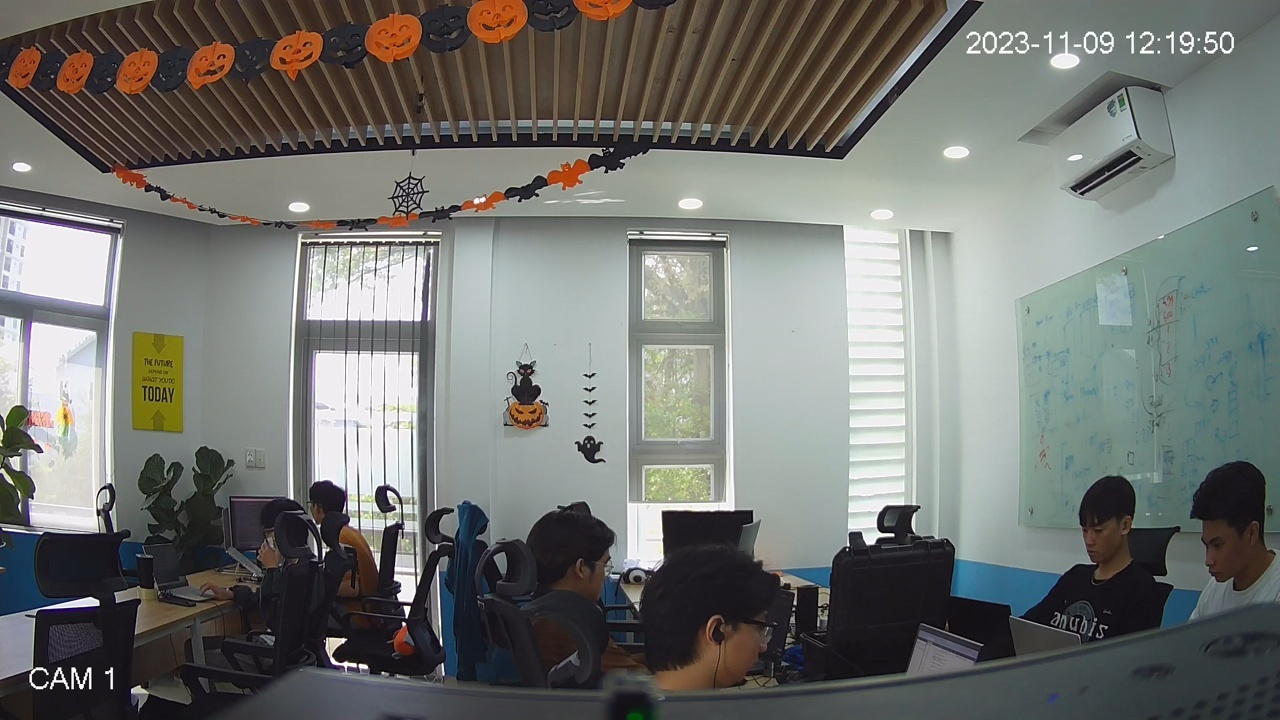
#> input picture module_fence/resources/camera-1_1_1699503578-055397.jpg, 1280 x 720 px
$ python -i utils.py   (imports and definitions only)
#> lines starting #> are read from the running program, lines starting #| are printed output that depends on the picture; after the words box and inside, x2 and y2 are one past the last pixel; in counts of white or black regions, pixels touching at a corner belong together
#> further down, picture is the input picture: shape (720, 1280, 3); mean B, G, R 111.7, 115.4, 113.4
import json
import numpy as np
import cv2
from matplotlib import path
import socket

SERVER_BE_IP = '26.30.0.242'
TRANSPARENT_SCORE = 0.3
LINE_AREA_COLOR = (94, 73, 52)

def remove_green(image):
    hsv = cv2.cvtColor(image, cv2.COLOR_BGR2HSV)
#> hsv: shape (720, 1280, 3); mean H, S, V 76.1, 41.8, 121
    lower_green = (36, 25, 25)
    upper_green = (86, 255, 255)
    mask = cv2.inRange(hsv, lower_green, upper_green)
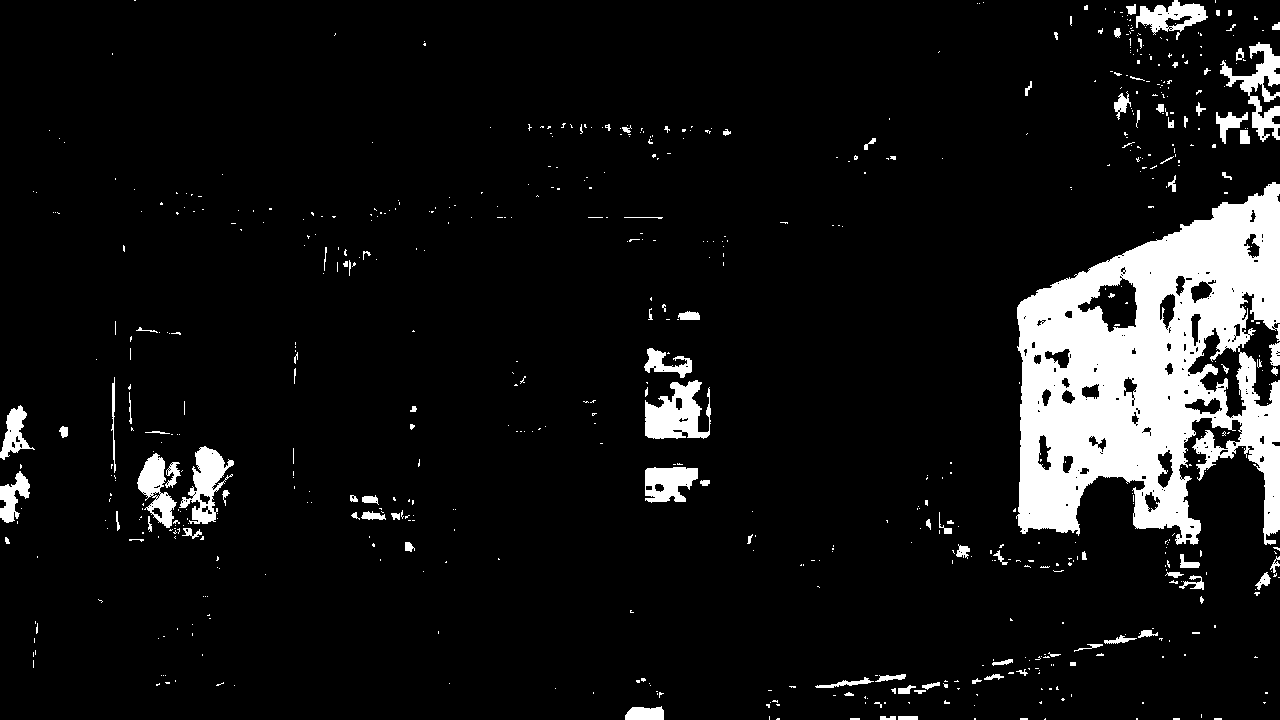
#> mask: shape (720, 1280); 8.4% white; 672 white regions (565 under 20 px), largest, box (x1, y1, x2, y2) and area: (1016, 182, 1280, 545) 55915, (645, 380, 711, 439) 2430, (1220, 42, 1280, 142) 2044
    result = cv2.bitwise_and(image, image, mask = cv2.bitwise_not(mask))
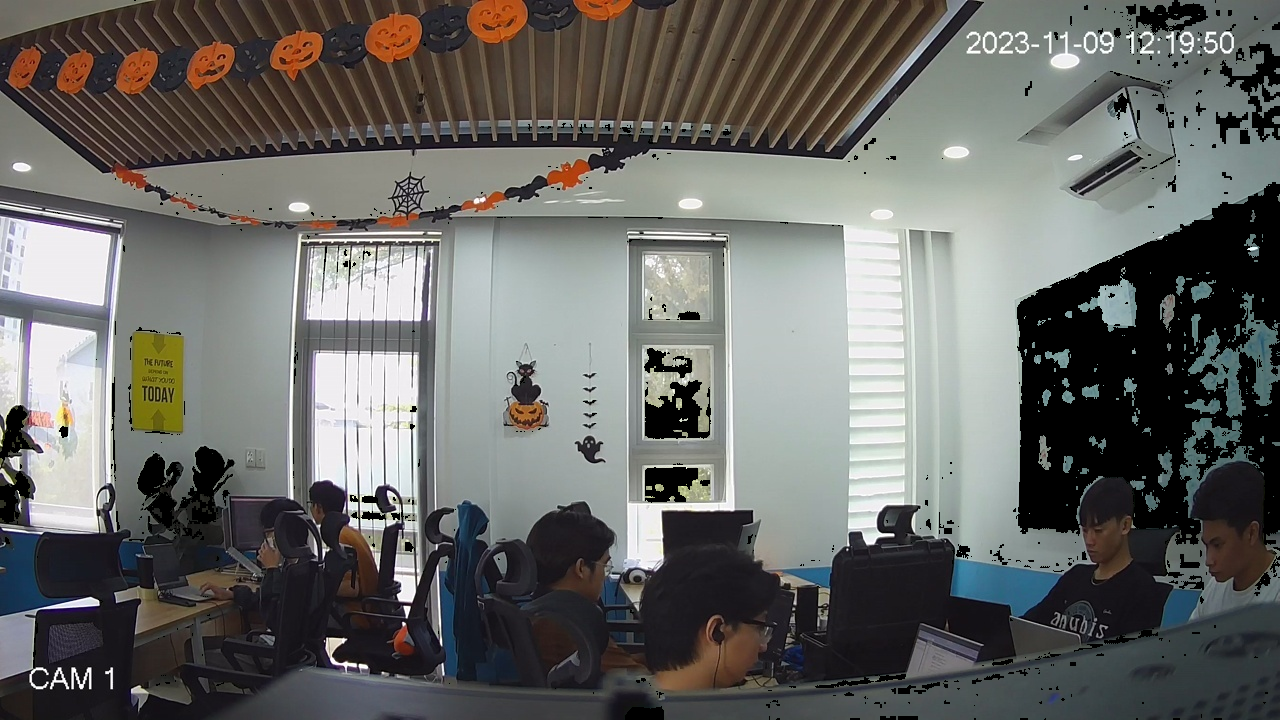
#> result: shape (720, 1280, 3); mean B, G, R 101.5, 104.4, 104.2
    return result

# [13 lines left out: functions crop_image_by_polygon, get_ipv4_address, not called in this run]

def get_computer_name():
    computer_name = socket.gethostname()
    return computer_name

# [187 lines left out: functions get_color_dict, overlap, getAllOverlaps, merge_bbox, non_max_suppression, calculate_distance and 3 more, not called in this run]


def check_bbox_in_poly(bbox, polygon, threshold=0):
    x1, y1, x2, y2 = bbox
    return check_points_in_poly((x1, y1), polygon) or check_points_in_poly((x2, y2), polygon)


# [70 lines left out: functions plot_text, plot_detection_result, draw_area, get_polygon_points, not called in this run]

>>> import cv2
>>> picture = cv2.imread('../module_fence/resources/camera-1_1_1699503578-055397.jpg')
>>> result = remove_green(picture)
